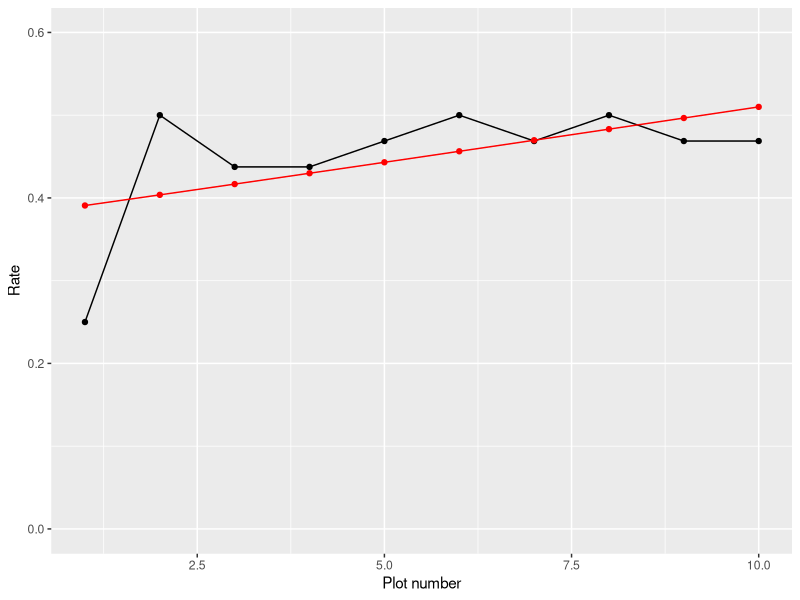
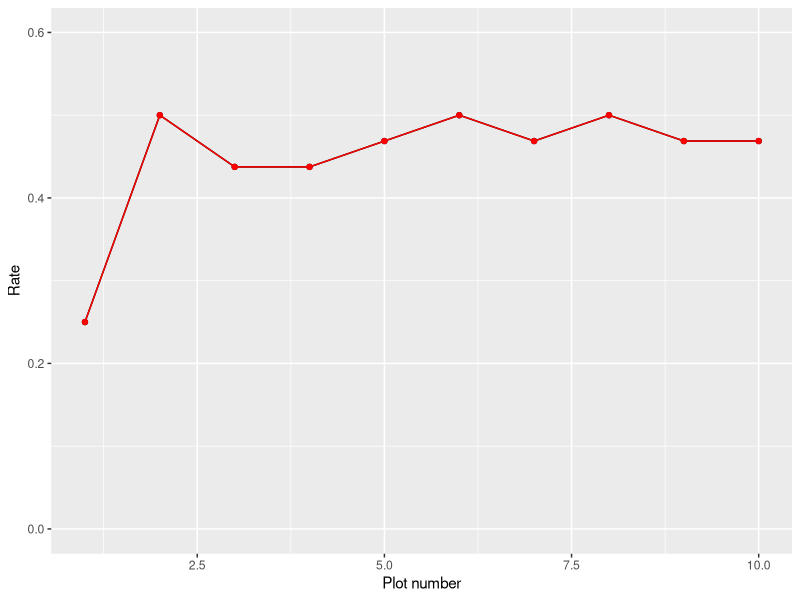

Write the R code that produced these figures, in order.
library(tidyverse)

( violets <- read_csv("../datasets/violets.csv", col_types=cols() ) %>%
    select(Year:`Bud counts`) %>%
    mutate(Bud = as.numeric(`Bud counts`>0)) %>%
    select(-`Bud counts`) )

(violet.plots <- violets %>% group_by(Plot) %>% summarize(N=n(), Rate=mean(Bud)))

violetplot.fit <- glm( Bud ~ Plot, data=violets, family=binomial )
summary( violetplot.fit ) 
new <- tibble( Plot=violet.plots$Plot )
predictions <- predict( violetplot.fit, new, type="response")
( violet.plots <- violet.plots %>%
  mutate( Fit = predictions ) )
ggplot( violet.plots, aes(Plot,Rate)) +
  geom_point() + 
  geom_line() +
  geom_point( aes(Plot,Fit), color="red") + 
  geom_line( aes(Plot,Fit), color="red" ) +
  xlab("Plot number") +
  ylim(0,0.6)
# ggsave("images/plots_fit_bad.png",device="png")

str(violet.plots)
violets$Plot <- factor( violets$Plot )
(violet.plots <- violets %>% group_by(Plot) %>% summarize(N=n(), Rate=mean(Bud)))
str(violet.plots)
levels( violet.plots$Plot )
violetplot.fit <- glm( Bud ~ Plot, data=violets, family=binomial )
new <- tibble( Plot=violet.plots$Plot )
predictions <- predict( violetplot.fit, new, type="response" )
( violet.plots <- violet.plots %>%
    mutate( Fit = predictions ) )
ggplot( violet.plots, aes(as.numeric(Plot),Rate)) +
  geom_point() + 
  geom_line() +
  geom_point( aes(as.numeric(Plot),Fit), color="red") + 
  geom_line( aes(as.numeric(Plot),Fit), color="red" ) +
  xlab("Plot number") + 
  ylim(0,0.6)
# ggsave("images/plots_fit_good.png", device="png")

summary( violetplot.fit) 
